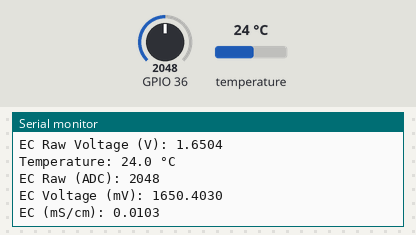
The sketch below on a simulated ESP32. Shown: the last lines printed to the serial monitor. Inputs (shaded band) come from the test bench; at power-on: temperature 24 °C, GPIO 36 = 2048. EEPROM starts erased.

Above: at 5.5 s.
5.6 s: temperature set to 12 °C
At 8.5 s:
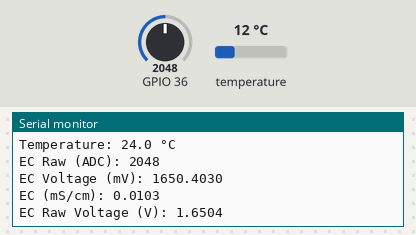
8.7 s: GPIO 36 set to 2866
At 10.3 s:
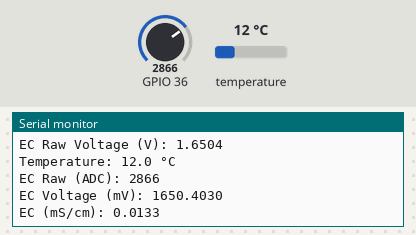
11.8 s: temperature set to 19 °C
At 13.4 s:
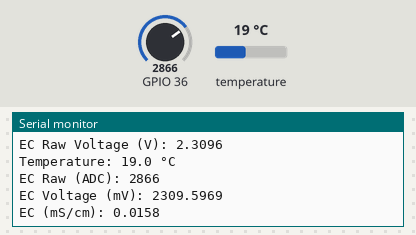
14.9 s: GPIO 36 set to 3603
At 17.6 s:
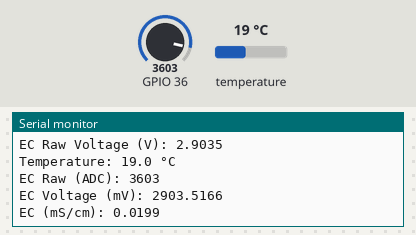
Timing chart, 0 to 19.0 s (numbered marks = the images above; inputs shaded):
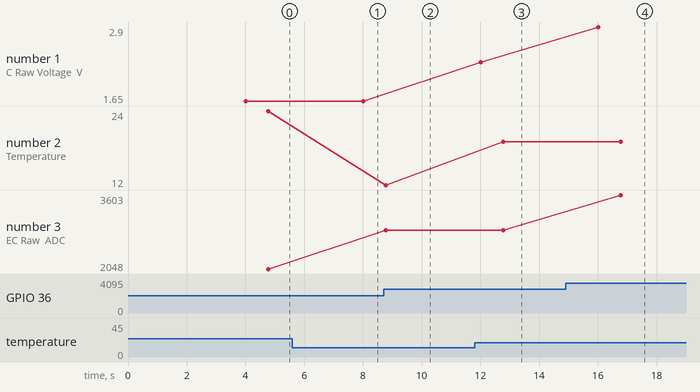

The sketch:

testingec2.ino
```cpp
#include "Arduino.h"
#include "DFRobot_ESP_EC.h"
#include "EEPROM.h"
#include <OneWire.h>
#include <DallasTemperature.h>

// === Pin Definitions ===
#define ONE_WIRE_BUS 23 // The pin where your DS18B20 data wire is connected
#define EC_PIN 34

// === Constants ===
#define ESPADC 1024.0
#define ESPVOLTAGE 5000

DFRobot_ESP_EC ec;

// === Temperature Sensor Setup ===
OneWire oneWire(ONE_WIRE_BUS);  // Create oneWire instance
DallasTemperature tempSensor(&oneWire);  // Create DallasTemperature instance

float voltage, ecValue, temperature = 25.0;

void setup()
{
  Serial.begin(115200);
  EEPROM.begin(32);       // Needed to store calibration K in EEPROM
  ec.begin();             // By default, starts at EEPROM address 10

  tempSensor.begin();     // Initialize the temperature sensor
}

void loop()
{
  static unsigned long timepoint = millis();
  if (millis() - timepoint > 4000U) // Time interval: 1s
  {
    timepoint = millis();

    // === Read Voltage ===
    voltage = analogRead(A0) * (3.3 / 4095.0); // Read voltage from analog pin and convert to volts (for ESP32)
    Serial.print("EC Raw Voltage (V): ");
    Serial.println(voltage, 4);

    // === Read Temperature ===
    tempSensor.requestTemperatures();  // Request temperature from sensor
    temperature = tempSensor.getTempCByIndex(0);  // Get the temperature (Celsius) from the first (and usually the only) sensor
    Serial.print("Temperature: ");
    Serial.print(temperature, 1);
    Serial.println(" °C");

    // === EC Sensor Readings ===
    int ecRaw = analogRead(A0);  // Read raw ADC value from EC pin
    Serial.print("EC Raw (ADC): ");
    Serial.println(ecRaw);

    // EC Voltage in mV
    float ecVoltage = voltage * 1000;  // Convert to mV
    Serial.print("EC Voltage (mV): ");
    Serial.println(ecVoltage, 4);

    // Convert voltage to EC value using temperature compensation
    ecValue = ec.readEC(voltage, temperature);  // EC in mS/cm
    Serial.print("EC (mS/cm): ");
    Serial.println(ecValue, 4);
  }

  ec.calibration(voltage, temperature); // Calibration via Serial CMD
}
```

Measured:
- after the input at 8.7 s, the serial monitor: prints a new line after 0.08 s (image 2)
- after the input at 11.8 s, the serial monitor: prints a new line after 0.98 s (image 3)
- after the input at 14.9 s, the serial monitor: prints a new line after 1.1 s (image 4)
- plotted number 1: 2.31 → 2.9 after the input at 14.9 s
- plotted number 2: 12 → 19 after the input at 11.8 s
- plotted number 3: 2048 → 2866 after the input at 8.7 s, 2866 → 3603 after the input at 14.9 s
